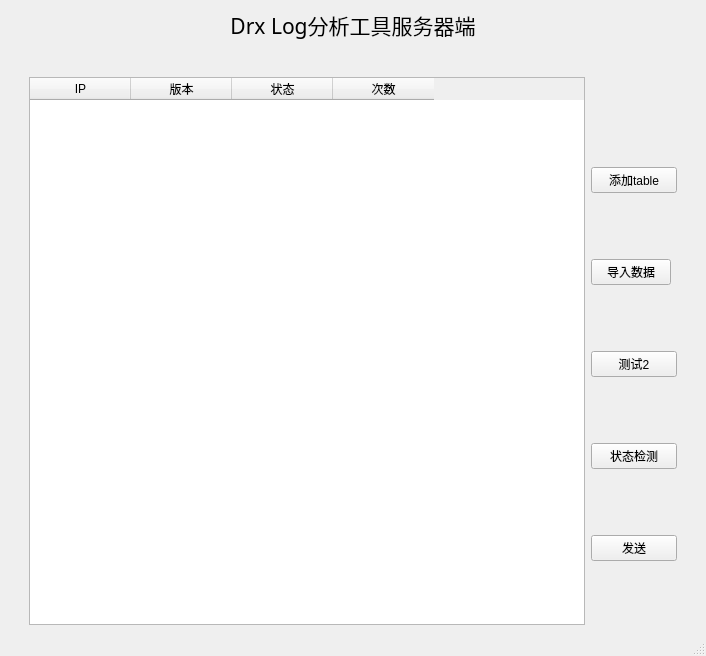
<?xml version="1.0" encoding="UTF-8"?>
<ui version="4.0">
 <class>MainWindow</class>
 <widget class="QMainWindow" name="MainWindow">
  <property name="geometry">
   <rect>
    <x>0</x>
    <y>0</y>
    <width>706</width>
    <height>656</height>
   </rect>
  </property>
  <property name="windowTitle">
   <string>MainWindow</string>
  </property>
  <widget class="QWidget" name="centralwidget">
   <layout class="QGridLayout" name="gridLayout_4">
    <item row="0" column="0">
     <layout class="QVBoxLayout" name="verticalLayout">
      <item>
       <layout class="QGridLayout" name="gridLayout_3">
        <item row="0" column="0">
         <widget class="QLabel" name="label">
          <property name="font">
           <font>
            <family>方正书宋_GBK</family>
            <pointsize>16</pointsize>
           </font>
          </property>
          <property name="lineWidth">
           <number>1</number>
          </property>
          <property name="text">
           <string>Drx Log分析工具服务器端</string>
          </property>
          <property name="alignment">
           <set>Qt::AlignCenter</set>
          </property>
         </widget>
        </item>
       </layout>
      </item>
      <item>
       <layout class="QHBoxLayout" name="horizontalLayout">
        <property name="leftMargin">
         <number>20</number>
        </property>
        <property name="rightMargin">
         <number>20</number>
        </property>
        <item>
         <layout class="QGridLayout" name="gridLayout">
          <property name="topMargin">
           <number>30</number>
          </property>
          <property name="rightMargin">
           <number>0</number>
          </property>
          <item row="0" column="0">
           <widget class="QTableWidget" name="tableWidget">
            <property name="sizePolicy">
             <sizepolicy hsizetype="Expanding" vsizetype="Expanding">
              <horstretch>0</horstretch>
              <verstretch>0</verstretch>
             </sizepolicy>
            </property>
            <property name="font">
             <font>
              <weight>50</weight>
              <italic>false</italic>
              <bold>false</bold>
             </font>
            </property>
            <property name="inputMethodHints">
             <set>Qt::ImhNone</set>
            </property>
            <property name="horizontalScrollBarPolicy">
             <enum>Qt::ScrollBarAsNeeded</enum>
            </property>
            <property name="autoScrollMargin">
             <number>16</number>
            </property>
            <property name="selectionBehavior">
             <enum>QAbstractItemView::SelectRows</enum>
            </property>
            <property name="iconSize">
             <size>
              <width>0</width>
              <height>0</height>
             </size>
            </property>
            <property name="textElideMode">
             <enum>Qt::ElideRight</enum>
            </property>
            <property name="rowCount">
             <number>0</number>
            </property>
            <property name="columnCount">
             <number>4</number>
            </property>
            <attribute name="horizontalHeaderVisible">
             <bool>true</bool>
            </attribute>
            <attribute name="horizontalHeaderCascadingSectionResizes">
             <bool>false</bool>
            </attribute>
            <attribute name="horizontalHeaderDefaultSectionSize">
             <number>101</number>
            </attribute>
            <attribute name="horizontalHeaderHighlightSections">
             <bool>true</bool>
            </attribute>
            <attribute name="horizontalHeaderMinimumSectionSize">
             <number>25</number>
            </attribute>
            <attribute name="horizontalHeaderShowSortIndicator" stdset="0">
             <bool>false</bool>
            </attribute>
            <attribute name="verticalHeaderVisible">
             <bool>true</bool>
            </attribute>
            <attribute name="verticalHeaderCascadingSectionResizes">
             <bool>false</bool>
            </attribute>
            <column>
             <property name="text">
              <string>IP</string>
             </property>
            </column>
            <column>
             <property name="text">
              <string>版本</string>
             </property>
            </column>
            <column>
             <property name="text">
              <string>状态</string>
             </property>
            </column>
            <column>
             <property name="text">
              <string>次数</string>
             </property>
            </column>
           </widget>
          </item>
          <item row="0" column="1">
           <layout class="QGridLayout" name="gridLayout_2">
            <property name="topMargin">
             <number>30</number>
            </property>
            <property name="rightMargin">
             <number>0</number>
            </property>
            <item row="3" column="1" colspan="2">
             <widget class="QPushButton" name="pushButton_checkState">
              <property name="text">
               <string>状态检测</string>
              </property>
             </widget>
            </item>
            <item row="2" column="1" colspan="2">
             <widget class="QPushButton" name="pushButton_test">
              <property name="text">
               <string>测试2</string>
              </property>
             </widget>
            </item>
            <item row="4" column="1" colspan="2">
             <widget class="QPushButton" name="pushButton_send">
              <property name="text">
               <string>发送</string>
              </property>
             </widget>
            </item>
            <item row="0" column="1" colspan="2">
             <widget class="QPushButton" name="pushButton_addItem">
              <property name="text">
               <string>添加table</string>
              </property>
             </widget>
            </item>
            <item row="1" column="1">
             <widget class="QPushButton" name="pushButton_importData">
              <property name="text">
               <string>导入数据</string>
              </property>
             </widget>
            </item>
           </layout>
          </item>
         </layout>
        </item>
       </layout>
      </item>
     </layout>
    </item>
   </layout>
  </widget>
  <widget class="QMenuBar" name="menubar">
   <property name="geometry">
    <rect>
     <x>0</x>
     <y>0</y>
     <width>706</width>
     <height>23</height>
    </rect>
   </property>
  </widget>
  <widget class="QStatusBar" name="statusbar"/>
 </widget>
 <resources/>
 <connections/>
</ui>
